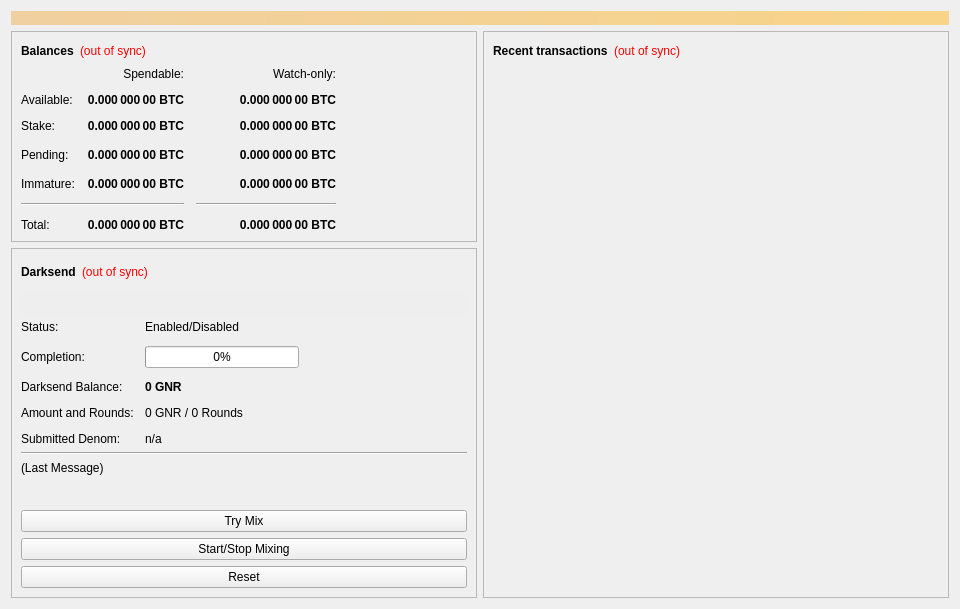
<?xml version="1.0" encoding="UTF-8"?>
<ui version="4.0">
 <class>OverviewPage</class>
 <widget class="QWidget" name="OverviewPage">
  <property name="geometry">
   <rect>
    <x>0</x>
    <y>0</y>
    <width>960</width>
    <height>594</height>
   </rect>
  </property>
  <property name="minimumSize">
   <size>
    <width>960</width>
    <height>0</height>
   </size>
  </property>
  <property name="windowTitle">
   <string>Form</string>
  </property>
  <layout class="QVBoxLayout" name="topLayout">
   <item>
    <widget class="QLabel" name="labelAlerts">
     <property name="visible">
      <bool>false</bool>
     </property>
     <property name="styleSheet">
      <string notr="true">background-color: qlineargradient(x1: 0, y1: 0, x2: 1, y2: 0, stop:0 #F0D0A0, stop:1 #F8D488); color:#000000;</string>
     </property>
     <property name="wordWrap">
      <bool>true</bool>
     </property>
     <property name="margin">
      <number>3</number>
     </property>
    </widget>
   </item>
   <item>
    <layout class="QHBoxLayout" name="horizontalLayout" stretch="1,1">
     <item>
      <layout class="QVBoxLayout" name="verticalLayout_2">
       <item>
        <widget class="QFrame" name="frame">
         <property name="frameShape">
          <enum>QFrame::StyledPanel</enum>
         </property>
         <property name="frameShadow">
          <enum>QFrame::Raised</enum>
         </property>
         <layout class="QVBoxLayout" name="verticalLayout_4">
          <item>
           <layout class="QHBoxLayout" name="horizontalLayout_4">
            <item>
             <widget class="QLabel" name="label_5">
              <property name="font">
               <font>
                <weight>75</weight>
                <bold>true</bold>
               </font>
              </property>
              <property name="text">
               <string>Balances</string>
              </property>
             </widget>
            </item>
            <item>
             <widget class="QLabel" name="labelWalletStatus">
              <property name="cursor">
               <cursorShape>WhatsThisCursor</cursorShape>
              </property>
              <property name="toolTip">
               <string>The displayed information may be out of date. Your wallet automatically synchronizes with the GainerCoin network after a connection is established, but this process has not completed yet.</string>
              </property>
              <property name="styleSheet">
               <string notr="true">QLabel { color: red; }</string>
              </property>
              <property name="text">
               <string notr="true">(out of sync)</string>
              </property>
              <property name="alignment">
               <set>Qt::AlignLeading|Qt::AlignLeft|Qt::AlignVCenter</set>
              </property>
             </widget>
            </item>
            <item>
             <spacer name="horizontalSpacer_3">
              <property name="orientation">
               <enum>Qt::Horizontal</enum>
              </property>
              <property name="sizeHint" stdset="0">
               <size>
                <width>40</width>
                <height>20</height>
               </size>
              </property>
             </spacer>
            </item>
           </layout>
          </item>
          <item>
           <layout class="QGridLayout" name="gridLayout">
            <property name="spacing">
             <number>12</number>
            </property>
            <item row="3" column="2">
             <widget class="QLabel" name="labelWatchPending">
              <property name="font">
               <font>
                <weight>75</weight>
                <bold>true</bold>
               </font>
              </property>
              <property name="cursor">
               <cursorShape>IBeamCursor</cursorShape>
              </property>
              <property name="toolTip">
               <string>Unconfirmed transactions to watch-only addresses</string>
              </property>
              <property name="text">
               <string notr="true">0.000 000 00 BTC</string>
              </property>
              <property name="alignment">
               <set>Qt::AlignRight|Qt::AlignTrailing|Qt::AlignVCenter</set>
              </property>
              <property name="textInteractionFlags">
               <set>Qt::LinksAccessibleByMouse|Qt::TextSelectableByKeyboard|Qt::TextSelectableByMouse</set>
              </property>
             </widget>
            </item>
            <item row="3" column="1">
             <widget class="QLabel" name="labelUnconfirmed">
              <property name="font">
               <font>
                <weight>75</weight>
                <bold>true</bold>
               </font>
              </property>
              <property name="cursor">
               <cursorShape>IBeamCursor</cursorShape>
              </property>
              <property name="toolTip">
               <string>Total of transactions that have yet to be confirmed, and do not yet count toward the spendable balance</string>
              </property>
              <property name="text">
               <string notr="true">0.000 000 00 BTC</string>
              </property>
              <property name="alignment">
               <set>Qt::AlignRight|Qt::AlignTrailing|Qt::AlignVCenter</set>
              </property>
              <property name="textInteractionFlags">
               <set>Qt::LinksAccessibleByMouse|Qt::TextSelectableByKeyboard|Qt::TextSelectableByMouse</set>
              </property>
             </widget>
            </item>
            <item row="4" column="2">
             <widget class="QLabel" name="labelWatchImmature">
              <property name="font">
               <font>
                <weight>75</weight>
                <bold>true</bold>
               </font>
              </property>
              <property name="cursor">
               <cursorShape>IBeamCursor</cursorShape>
              </property>
              <property name="toolTip">
               <string>Mined balance in watch-only addresses that has not yet matured</string>
              </property>
              <property name="text">
               <string notr="true">0.000 000 00 BTC</string>
              </property>
              <property name="alignment">
               <set>Qt::AlignRight|Qt::AlignTrailing|Qt::AlignVCenter</set>
              </property>
              <property name="textInteractionFlags">
               <set>Qt::LinksAccessibleByMouse|Qt::TextSelectableByKeyboard|Qt::TextSelectableByMouse</set>
              </property>
             </widget>
            </item>
            <item row="5" column="0" colspan="2">
             <widget class="Line" name="lineSpendableBalance">
              <property name="orientation">
               <enum>Qt::Horizontal</enum>
              </property>
             </widget>
            </item>
            <item row="5" column="2">
             <widget class="Line" name="lineWatchBalance">
              <property name="sizePolicy">
               <sizepolicy hsizetype="Preferred" vsizetype="Fixed">
                <horstretch>0</horstretch>
                <verstretch>0</verstretch>
               </sizepolicy>
              </property>
              <property name="minimumSize">
               <size>
                <width>140</width>
                <height>0</height>
               </size>
              </property>
              <property name="orientation">
               <enum>Qt::Horizontal</enum>
              </property>
             </widget>
            </item>
            <item row="6" column="0">
             <widget class="QLabel" name="labelTotalText">
              <property name="text">
               <string>Total:</string>
              </property>
             </widget>
            </item>
            <item row="4" column="1">
             <widget class="QLabel" name="labelImmature">
              <property name="font">
               <font>
                <weight>75</weight>
                <bold>true</bold>
               </font>
              </property>
              <property name="cursor">
               <cursorShape>IBeamCursor</cursorShape>
              </property>
              <property name="toolTip">
               <string>Mined balance that has not yet matured</string>
              </property>
              <property name="text">
               <string notr="true">0.000 000 00 BTC</string>
              </property>
              <property name="alignment">
               <set>Qt::AlignRight|Qt::AlignTrailing|Qt::AlignVCenter</set>
              </property>
              <property name="textInteractionFlags">
               <set>Qt::LinksAccessibleByMouse|Qt::TextSelectableByKeyboard|Qt::TextSelectableByMouse</set>
              </property>
             </widget>
            </item>
            <item row="3" column="3">
             <spacer name="horizontalSpacer_2">
              <property name="orientation">
               <enum>Qt::Horizontal</enum>
              </property>
              <property name="sizeHint" stdset="0">
               <size>
                <width>40</width>
                <height>20</height>
               </size>
              </property>
             </spacer>
            </item>
            <item row="4" column="0">
             <widget class="QLabel" name="labelImmatureText">
              <property name="text">
               <string>Immature:</string>
              </property>
             </widget>
            </item>
            <item row="6" column="1">
             <widget class="QLabel" name="labelTotal">
              <property name="font">
               <font>
                <weight>75</weight>
                <bold>true</bold>
               </font>
              </property>
              <property name="cursor">
               <cursorShape>IBeamCursor</cursorShape>
              </property>
              <property name="toolTip">
               <string>Your current total balance</string>
              </property>
              <property name="text">
               <string notr="true">0.000 000 00 BTC</string>
              </property>
              <property name="alignment">
               <set>Qt::AlignRight|Qt::AlignTrailing|Qt::AlignVCenter</set>
              </property>
              <property name="textInteractionFlags">
               <set>Qt::LinksAccessibleByMouse|Qt::TextSelectableByKeyboard|Qt::TextSelectableByMouse</set>
              </property>
             </widget>
            </item>
            <item row="6" column="2">
             <widget class="QLabel" name="labelWatchTotal">
              <property name="font">
               <font>
                <weight>75</weight>
                <bold>true</bold>
               </font>
              </property>
              <property name="cursor">
               <cursorShape>IBeamCursor</cursorShape>
              </property>
              <property name="toolTip">
               <string>Current total balance in watch-only addresses</string>
              </property>
              <property name="text">
               <string notr="true">0.000 000 00 BTC</string>
              </property>
              <property name="alignment">
               <set>Qt::AlignRight|Qt::AlignTrailing|Qt::AlignVCenter</set>
              </property>
              <property name="textInteractionFlags">
               <set>Qt::LinksAccessibleByMouse|Qt::TextSelectableByKeyboard|Qt::TextSelectableByMouse</set>
              </property>
             </widget>
            </item>
            <item row="0" column="2">
             <widget class="QLabel" name="labelWatchonly">
              <property name="text">
               <string>Watch-only:</string>
              </property>
              <property name="alignment">
               <set>Qt::AlignRight|Qt::AlignTrailing|Qt::AlignVCenter</set>
              </property>
             </widget>
            </item>
            <item row="1" column="0">
             <widget class="QLabel" name="labelBalanceText">
              <property name="text">
               <string>Available:</string>
              </property>
             </widget>
            </item>
            <item row="1" column="1">
             <widget class="QLabel" name="labelBalance">
              <property name="font">
               <font>
                <weight>75</weight>
                <bold>true</bold>
               </font>
              </property>
              <property name="cursor">
               <cursorShape>IBeamCursor</cursorShape>
              </property>
              <property name="toolTip">
               <string>Your current spendable balance</string>
              </property>
              <property name="text">
               <string notr="true">0.000 000 00 BTC</string>
              </property>
              <property name="alignment">
               <set>Qt::AlignRight|Qt::AlignTrailing|Qt::AlignVCenter</set>
              </property>
              <property name="textInteractionFlags">
               <set>Qt::LinksAccessibleByMouse|Qt::TextSelectableByKeyboard|Qt::TextSelectableByMouse</set>
              </property>
             </widget>
            </item>
            <item row="2" column="0">
             <widget class="QLabel" name="label_10">
              <property name="text">
               <string>Stake:</string>
              </property>
             </widget>
            </item>
            <item row="2" column="1">
             <widget class="QLabel" name="labelStake">
              <property name="font">
               <font>
                <weight>75</weight>
                <bold>true</bold>
               </font>
              </property>
              <property name="cursor">
               <cursorShape>IBeamCursor</cursorShape>
              </property>
              <property name="toolTip">
               <string>Total of coins that was staked, and do not yet count toward the current balance</string>
              </property>
              <property name="text">
               <string notr="true">0.000 000 00 BTC</string>
              </property>
              <property name="alignment">
               <set>Qt::AlignRight|Qt::AlignTrailing|Qt::AlignVCenter</set>
              </property>
              <property name="textInteractionFlags">
               <set>Qt::LinksAccessibleByMouse|Qt::TextSelectableByKeyboard|Qt::TextSelectableByMouse</set>
              </property>
             </widget>
            </item>
            <item row="2" column="2">
             <widget class="QLabel" name="labelWatchStake">
              <property name="font">
               <font>
                <weight>75</weight>
                <bold>true</bold>
               </font>
              </property>
              <property name="cursor">
               <cursorShape>IBeamCursor</cursorShape>
              </property>
              <property name="toolTip">
               <string>Total of coins that was staked in watch-only addresses, and do not yet count toward the current watch-only balance</string>
              </property>
              <property name="text">
               <string notr="true">0.000 000 00 BTC</string>
              </property>
              <property name="alignment">
               <set>Qt::AlignRight|Qt::AlignTrailing|Qt::AlignVCenter</set>
              </property>
              <property name="textInteractionFlags">
               <set>Qt::LinksAccessibleByMouse|Qt::TextSelectableByKeyboard|Qt::TextSelectableByMouse</set>
              </property>
             </widget>
            </item>
            <item row="1" column="2">
             <widget class="QLabel" name="labelWatchAvailable">
              <property name="font">
               <font>
                <weight>75</weight>
                <bold>true</bold>
               </font>
              </property>
              <property name="cursor">
               <cursorShape>IBeamCursor</cursorShape>
              </property>
              <property name="toolTip">
               <string>Your current balance in watch-only addresses</string>
              </property>
              <property name="text">
               <string notr="true">0.000 000 00 BTC</string>
              </property>
              <property name="alignment">
               <set>Qt::AlignRight|Qt::AlignTrailing|Qt::AlignVCenter</set>
              </property>
              <property name="textInteractionFlags">
               <set>Qt::LinksAccessibleByMouse|Qt::TextSelectableByKeyboard|Qt::TextSelectableByMouse</set>
              </property>
             </widget>
            </item>
            <item row="3" column="0">
             <widget class="QLabel" name="labelPendingText">
              <property name="text">
               <string>Pending:</string>
              </property>
             </widget>
            </item>
            <item row="0" column="1">
             <widget class="QLabel" name="labelSpendable">
              <property name="text">
               <string>Spendable:</string>
              </property>
              <property name="alignment">
               <set>Qt::AlignRight|Qt::AlignTrailing|Qt::AlignVCenter</set>
              </property>
             </widget>
            </item>
           </layout>
          </item>
         </layout>
        </widget>
       </item>
       <item>
        <widget class="QFrame" name="frameDarksend">
         <property name="sizePolicy">
          <sizepolicy hsizetype="Expanding" vsizetype="Expanding">
           <horstretch>0</horstretch>
           <verstretch>0</verstretch>
          </sizepolicy>
         </property>
         <property name="minimumSize">
          <size>
           <width>0</width>
           <height>350</height>
          </size>
         </property>
         <property name="layoutDirection">
          <enum>Qt::LeftToRight</enum>
         </property>
         <property name="frameShape">
          <enum>QFrame::StyledPanel</enum>
         </property>
         <property name="frameShadow">
          <enum>QFrame::Raised</enum>
         </property>
         <layout class="QVBoxLayout" name="verticalLayout_5">
          <item>
           <layout class="QHBoxLayout" name="horizontalLayout_5">
            <item>
             <widget class="QLabel" name="label_2">
              <property name="font">
               <font>
                <weight>75</weight>
                <bold>true</bold>
               </font>
              </property>
              <property name="text">
               <string>Darksend</string>
              </property>
             </widget>
            </item>
            <item>
             <widget class="QLabel" name="labelDarksendSyncStatus">
              <property name="toolTip">
               <string>The displayed information may be out of date. Your wallet automatically synchronizes with the GainerCoin network after a connection is established, but this process has not completed yet.</string>
              </property>
              <property name="styleSheet">
               <string notr="true">QLabel { color: red; }</string>
              </property>
              <property name="text">
               <string notr="true">(out of sync)</string>
              </property>
              <property name="alignment">
               <set>Qt::AlignLeading|Qt::AlignLeft|Qt::AlignVCenter</set>
              </property>
             </widget>
            </item>
            <item>
             <spacer name="horizontalSpacer_4">
              <property name="orientation">
               <enum>Qt::Horizontal</enum>
              </property>
              <property name="sizeHint" stdset="0">
               <size>
                <width>40</width>
                <height>20</height>
               </size>
              </property>
             </spacer>
            </item>
           </layout>
          </item>
          <item>
           <widget class="QPushButton" name="runAutoDenom">
            <property name="palette">
             <palette>
              <active>
               <colorrole role="WindowText">
                <brush brushstyle="SolidPattern">
                 <color alpha="255">
                  <red>0</red>
                  <green>0</green>
                  <blue>0</blue>
                 </color>
                </brush>
               </colorrole>
               <colorrole role="Button">
                <brush brushstyle="SolidPattern">
                 <color alpha="255">
                  <red>239</red>
                  <green>238</green>
                  <blue>238</blue>
                 </color>
                </brush>
               </colorrole>
               <colorrole role="Light">
                <brush brushstyle="SolidPattern">
                 <color alpha="255">
                  <red>255</red>
                  <green>255</green>
                  <blue>255</blue>
                 </color>
                </brush>
               </colorrole>
               <colorrole role="Midlight">
                <brush brushstyle="SolidPattern">
                 <color alpha="255">
                  <red>247</red>
                  <green>246</green>
                  <blue>246</blue>
                 </color>
                </brush>
               </colorrole>
               <colorrole role="Dark">
                <brush brushstyle="SolidPattern">
                 <color alpha="255">
                  <red>119</red>
                  <green>119</green>
                  <blue>119</blue>
                 </color>
                </brush>
               </colorrole>
               <colorrole role="Mid">
                <brush brushstyle="SolidPattern">
                 <color alpha="255">
                  <red>159</red>
                  <green>159</green>
                  <blue>159</blue>
                 </color>
                </brush>
               </colorrole>
               <colorrole role="Text">
                <brush brushstyle="SolidPattern">
                 <color alpha="255">
                  <red>0</red>
                  <green>0</green>
                  <blue>0</blue>
                 </color>
                </brush>
               </colorrole>
               <colorrole role="BrightText">
                <brush brushstyle="SolidPattern">
                 <color alpha="255">
                  <red>255</red>
                  <green>255</green>
                  <blue>255</blue>
                 </color>
                </brush>
               </colorrole>
               <colorrole role="ButtonText">
                <brush brushstyle="SolidPattern">
                 <color alpha="255">
                  <red>0</red>
                  <green>0</green>
                  <blue>0</blue>
                 </color>
                </brush>
               </colorrole>
               <colorrole role="Base">
                <brush brushstyle="SolidPattern">
                 <color alpha="255">
                  <red>255</red>
                  <green>255</green>
                  <blue>255</blue>
                 </color>
                </brush>
               </colorrole>
               <colorrole role="Window">
                <brush brushstyle="SolidPattern">
                 <color alpha="255">
                  <red>239</red>
                  <green>238</green>
                  <blue>238</blue>
                 </color>
                </brush>
               </colorrole>
               <colorrole role="Shadow">
                <brush brushstyle="SolidPattern">
                 <color alpha="255">
                  <red>0</red>
                  <green>0</green>
                  <blue>0</blue>
                 </color>
                </brush>
               </colorrole>
               <colorrole role="AlternateBase">
                <brush brushstyle="SolidPattern">
                 <color alpha="255">
                  <red>247</red>
                  <green>246</green>
                  <blue>246</blue>
                 </color>
                </brush>
               </colorrole>
               <colorrole role="ToolTipBase">
                <brush brushstyle="SolidPattern">
                 <color alpha="255">
                  <red>255</red>
                  <green>255</green>
                  <blue>220</blue>
                 </color>
                </brush>
               </colorrole>
               <colorrole role="ToolTipText">
                <brush brushstyle="SolidPattern">
                 <color alpha="255">
                  <red>0</red>
                  <green>0</green>
                  <blue>0</blue>
                 </color>
                </brush>
               </colorrole>
              </active>
              <inactive>
               <colorrole role="WindowText">
                <brush brushstyle="SolidPattern">
                 <color alpha="255">
                  <red>0</red>
                  <green>0</green>
                  <blue>0</blue>
                 </color>
                </brush>
               </colorrole>
               <colorrole role="Button">
                <brush brushstyle="SolidPattern">
                 <color alpha="255">
                  <red>239</red>
                  <green>238</green>
                  <blue>238</blue>
                 </color>
                </brush>
               </colorrole>
               <colorrole role="Light">
                <brush brushstyle="SolidPattern">
                 <color alpha="255">
                  <red>255</red>
                  <green>255</green>
                  <blue>255</blue>
                 </color>
                </brush>
               </colorrole>
               <colorrole role="Midlight">
                <brush brushstyle="SolidPattern">
                 <color alpha="255">
                  <red>247</red>
                  <green>246</green>
                  <blue>246</blue>
                 </color>
                </brush>
               </colorrole>
               <colorrole role="Dark">
                <brush brushstyle="SolidPattern">
                 <color alpha="255">
                  <red>119</red>
                  <green>119</green>
                  <blue>119</blue>
                 </color>
                </brush>
               </colorrole>
               <colorrole role="Mid">
                <brush brushstyle="SolidPattern">
                 <color alpha="255">
                  <red>159</red>
                  <green>159</green>
                  <blue>159</blue>
                 </color>
                </brush>
               </colorrole>
               <colorrole role="Text">
                <brush brushstyle="SolidPattern">
                 <color alpha="255">
                  <red>0</red>
                  <green>0</green>
                  <blue>0</blue>
                 </color>
                </brush>
               </colorrole>
               <colorrole role="BrightText">
                <brush brushstyle="SolidPattern">
                 <color alpha="255">
                  <red>255</red>
                  <green>255</green>
                  <blue>255</blue>
                 </color>
                </brush>
               </colorrole>
               <colorrole role="ButtonText">
                <brush brushstyle="SolidPattern">
                 <color alpha="255">
                  <red>0</red>
                  <green>0</green>
                  <blue>0</blue>
                 </color>
                </brush>
               </colorrole>
               <colorrole role="Base">
                <brush brushstyle="SolidPattern">
                 <color alpha="255">
                  <red>255</red>
                  <green>255</green>
                  <blue>255</blue>
                 </color>
                </brush>
               </colorrole>
               <colorrole role="Window">
                <brush brushstyle="SolidPattern">
                 <color alpha="255">
                  <red>239</red>
                  <green>238</green>
                  <blue>238</blue>
                 </color>
                </brush>
               </colorrole>
               <colorrole role="Shadow">
                <brush brushstyle="SolidPattern">
                 <color alpha="255">
                  <red>0</red>
                  <green>0</green>
                  <blue>0</blue>
                 </color>
                </brush>
               </colorrole>
               <colorrole role="AlternateBase">
                <brush brushstyle="SolidPattern">
                 <color alpha="255">
                  <red>247</red>
                  <green>246</green>
                  <blue>246</blue>
                 </color>
                </brush>
               </colorrole>
               <colorrole role="ToolTipBase">
                <brush brushstyle="SolidPattern">
                 <color alpha="255">
                  <red>255</red>
                  <green>255</green>
                  <blue>220</blue>
                 </color>
                </brush>
               </colorrole>
               <colorrole role="ToolTipText">
                <brush brushstyle="SolidPattern">
                 <color alpha="255">
                  <red>0</red>
                  <green>0</green>
                  <blue>0</blue>
                 </color>
                </brush>
               </colorrole>
              </inactive>
              <disabled>
               <colorrole role="WindowText">
                <brush brushstyle="SolidPattern">
                 <color alpha="255">
                  <red>119</red>
                  <green>119</green>
                  <blue>119</blue>
                 </color>
                </brush>
               </colorrole>
               <colorrole role="Button">
                <brush brushstyle="SolidPattern">
                 <color alpha="255">
                  <red>239</red>
                  <green>238</green>
                  <blue>238</blue>
                 </color>
                </brush>
               </colorrole>
               <colorrole role="Light">
                <brush brushstyle="SolidPattern">
                 <color alpha="255">
                  <red>255</red>
                  <green>255</green>
                  <blue>255</blue>
                 </color>
                </brush>
               </colorrole>
               <colorrole role="Midlight">
                <brush brushstyle="SolidPattern">
                 <color alpha="255">
                  <red>247</red>
                  <green>246</green>
                  <blue>246</blue>
                 </color>
                </brush>
               </colorrole>
               <colorrole role="Dark">
                <brush brushstyle="SolidPattern">
                 <color alpha="255">
                  <red>119</red>
                  <green>119</green>
                  <blue>119</blue>
                 </color>
                </brush>
               </colorrole>
               <colorrole role="Mid">
                <brush brushstyle="SolidPattern">
                 <color alpha="255">
                  <red>159</red>
                  <green>159</green>
                  <blue>159</blue>
                 </color>
                </brush>
               </colorrole>
               <colorrole role="Text">
                <brush brushstyle="SolidPattern">
                 <color alpha="255">
                  <red>119</red>
                  <green>119</green>
                  <blue>119</blue>
                 </color>
                </brush>
               </colorrole>
               <colorrole role="BrightText">
                <brush brushstyle="SolidPattern">
                 <color alpha="255">
                  <red>255</red>
                  <green>255</green>
                  <blue>255</blue>
                 </color>
                </brush>
               </colorrole>
               <colorrole role="ButtonText">
                <brush brushstyle="SolidPattern">
                 <color alpha="255">
                  <red>119</red>
                  <green>119</green>
                  <blue>119</blue>
                 </color>
                </brush>
               </colorrole>
               <colorrole role="Base">
                <brush brushstyle="SolidPattern">
                 <color alpha="255">
                  <red>239</red>
                  <green>238</green>
                  <blue>238</blue>
                 </color>
                </brush>
               </colorrole>
               <colorrole role="Window">
                <brush brushstyle="SolidPattern">
                 <color alpha="255">
                  <red>239</red>
                  <green>238</green>
                  <blue>238</blue>
                 </color>
                </brush>
               </colorrole>
               <colorrole role="Shadow">
                <brush brushstyle="SolidPattern">
                 <color alpha="255">
                  <red>0</red>
                  <green>0</green>
                  <blue>0</blue>
                 </color>
                </brush>
               </colorrole>
               <colorrole role="AlternateBase">
                <brush brushstyle="SolidPattern">
                 <color alpha="255">
                  <red>239</red>
                  <green>238</green>
                  <blue>238</blue>
                 </color>
                </brush>
               </colorrole>
               <colorrole role="ToolTipBase">
                <brush brushstyle="SolidPattern">
                 <color alpha="255">
                  <red>255</red>
                  <green>255</green>
                  <blue>220</blue>
                 </color>
                </brush>
               </colorrole>
               <colorrole role="ToolTipText">
                <brush brushstyle="SolidPattern">
                 <color alpha="255">
                  <red>0</red>
                  <green>0</green>
                  <blue>0</blue>
                 </color>
                </brush>
               </colorrole>
              </disabled>
             </palette>
            </property>
            <property name="focusPolicy">
             <enum>Qt::NoFocus</enum>
            </property>
            <property name="autoFillBackground">
             <bool>true</bool>
            </property>
            <property name="text">
             <string/>
            </property>
            <property name="flat">
             <bool>true</bool>
            </property>
           </widget>
          </item>
          <item>
           <layout class="QFormLayout" name="formLayout">
            <property name="fieldGrowthPolicy">
             <enum>QFormLayout::AllNonFixedFieldsGrow</enum>
            </property>
            <property name="horizontalSpacing">
             <number>11</number>
            </property>
            <property name="verticalSpacing">
             <number>12</number>
            </property>
            <item row="0" column="0">
             <widget class="QLabel" name="label_6">
              <property name="text">
               <string>Status:</string>
              </property>
             </widget>
            </item>
            <item row="1" column="0">
             <widget class="QLabel" name="label_7">
              <property name="text">
               <string>Completion:</string>
              </property>
             </widget>
            </item>
            <item row="1" column="1">
             <widget class="QProgressBar" name="darksendProgress">
              <property name="maximumSize">
               <size>
                <width>154</width>
                <height>16777215</height>
               </size>
              </property>
              <property name="value">
               <number>0</number>
              </property>
             </widget>
            </item>
            <item row="3" column="0">
             <widget class="QLabel" name="labelAnonymizedText">
              <property name="text">
               <string>Darksend Balance:</string>
              </property>
             </widget>
            </item>
            <item row="3" column="1">
             <widget class="QLabel" name="labelAnonymized">
              <property name="font">
               <font>
                <weight>75</weight>
                <bold>true</bold>
               </font>
              </property>
              <property name="text">
               <string notr="true">0 GNR</string>
              </property>
             </widget>
            </item>
            <item row="4" column="0">
             <widget class="QLabel" name="label_8">
              <property name="text">
               <string>Amount and Rounds:</string>
              </property>
             </widget>
            </item>
            <item row="4" column="1">
             <widget class="QLabel" name="labelAmountRounds">
              <property name="text">
               <string>0 GNR / 0 Rounds</string>
              </property>
             </widget>
            </item>
            <item row="5" column="0">
             <widget class="QLabel" name="label_9">
              <property name="text">
               <string>Submitted Denom:</string>
              </property>
             </widget>
            </item>
            <item row="5" column="1">
             <widget class="QLabel" name="labelSubmittedDenom">
              <property name="toolTip">
               <string>The denominations you submitted to the Masternode.&lt;br&gt;To mix, other users must submit the exact same denominations.</string>
              </property>
              <property name="text">
               <string>n/a</string>
              </property>
             </widget>
            </item>
            <item row="0" column="1">
             <widget class="QLabel" name="darksendEnabled">
              <property name="text">
               <string>Enabled/Disabled</string>
              </property>
             </widget>
            </item>
           </layout>
          </item>
          <item>
           <widget class="Line" name="lineLastMessage">
            <property name="orientation">
             <enum>Qt::Horizontal</enum>
            </property>
           </widget>
          </item>
          <item>
           <widget class="QLabel" name="darksendStatus">
            <property name="minimumSize">
             <size>
              <width>288</width>
              <height>43</height>
             </size>
            </property>
            <property name="text">
             <string>(Last Message)</string>
            </property>
            <property name="alignment">
             <set>Qt::AlignLeading|Qt::AlignLeft|Qt::AlignTop</set>
            </property>
            <property name="wordWrap">
             <bool>true</bool>
            </property>
           </widget>
          </item>
          <item>
           <widget class="QPushButton" name="darksendAuto">
            <property name="sizePolicy">
             <sizepolicy hsizetype="MinimumExpanding" vsizetype="Fixed">
              <horstretch>0</horstretch>
              <verstretch>0</verstretch>
             </sizepolicy>
            </property>
            <property name="toolTip">
             <string>Try to manually submit a Darksend request.</string>
            </property>
            <property name="text">
             <string>Try Mix</string>
            </property>
           </widget>
          </item>
          <item>
           <widget class="QPushButton" name="toggleDarksend">
            <property name="sizePolicy">
             <sizepolicy hsizetype="MinimumExpanding" vsizetype="Fixed">
              <horstretch>0</horstretch>
              <verstretch>0</verstretch>
             </sizepolicy>
            </property>
            <property name="text">
             <string>Start/Stop Mixing</string>
            </property>
           </widget>
          </item>
          <item>
           <widget class="QPushButton" name="darksendReset">
            <property name="sizePolicy">
             <sizepolicy hsizetype="MinimumExpanding" vsizetype="Fixed">
              <horstretch>0</horstretch>
              <verstretch>0</verstretch>
             </sizepolicy>
            </property>
            <property name="toolTip">
             <string>Reset the current status of Darksend (can interrupt Darksend if it's in the process of Mixing, which can cost you money!)</string>
            </property>
            <property name="autoFillBackground">
             <bool>false</bool>
            </property>
            <property name="text">
             <string>Reset</string>
            </property>
           </widget>
          </item>
         </layout>
        </widget>
       </item>
       <item>
        <spacer name="verticalSpacer">
         <property name="orientation">
          <enum>Qt::Vertical</enum>
         </property>
         <property name="sizeHint" stdset="0">
          <size>
           <width>20</width>
           <height>40</height>
          </size>
         </property>
        </spacer>
       </item>
      </layout>
     </item>
     <item>
      <layout class="QVBoxLayout" name="verticalLayout_3">
       <item>
        <widget class="QFrame" name="frame_2">
         <property name="frameShape">
          <enum>QFrame::StyledPanel</enum>
         </property>
         <property name="frameShadow">
          <enum>QFrame::Raised</enum>
         </property>
         <layout class="QVBoxLayout" name="verticalLayout">
          <item>
           <layout class="QHBoxLayout" name="horizontalLayout_2">
            <item>
             <widget class="QLabel" name="label_4">
              <property name="font">
               <font>
                <weight>75</weight>
                <bold>true</bold>
               </font>
              </property>
              <property name="text">
               <string>Recent transactions</string>
              </property>
             </widget>
            </item>
            <item>
             <widget class="QLabel" name="labelTransactionsStatus">
              <property name="cursor">
               <cursorShape>WhatsThisCursor</cursorShape>
              </property>
              <property name="toolTip">
               <string>The displayed information may be out of date. Your wallet automatically synchronizes with the GainerCoin network after a connection is established, but this process has not completed yet.</string>
              </property>
              <property name="styleSheet">
               <string notr="true">QLabel { color: red; }</string>
              </property>
              <property name="text">
               <string notr="true">(out of sync)</string>
              </property>
              <property name="alignment">
               <set>Qt::AlignRight|Qt::AlignTrailing|Qt::AlignVCenter</set>
              </property>
             </widget>
            </item>
            <item>
             <spacer name="horizontalSpacer">
              <property name="orientation">
               <enum>Qt::Horizontal</enum>
              </property>
              <property name="sizeHint" stdset="0">
               <size>
                <width>40</width>
                <height>20</height>
               </size>
              </property>
             </spacer>
            </item>
           </layout>
          </item>
          <item>
           <widget class="QListView" name="listTransactions">
            <property name="styleSheet">
             <string notr="true">QListView { background: transparent; }</string>
            </property>
            <property name="frameShape">
             <enum>QFrame::NoFrame</enum>
            </property>
            <property name="verticalScrollBarPolicy">
             <enum>Qt::ScrollBarAlwaysOff</enum>
            </property>
            <property name="horizontalScrollBarPolicy">
             <enum>Qt::ScrollBarAlwaysOff</enum>
            </property>
            <property name="selectionMode">
             <enum>QAbstractItemView::NoSelection</enum>
            </property>
           </widget>
          </item>
         </layout>
        </widget>
       </item>
      </layout>
     </item>
    </layout>
   </item>
  </layout>
 </widget>
 <resources/>
 <connections/>
</ui>
